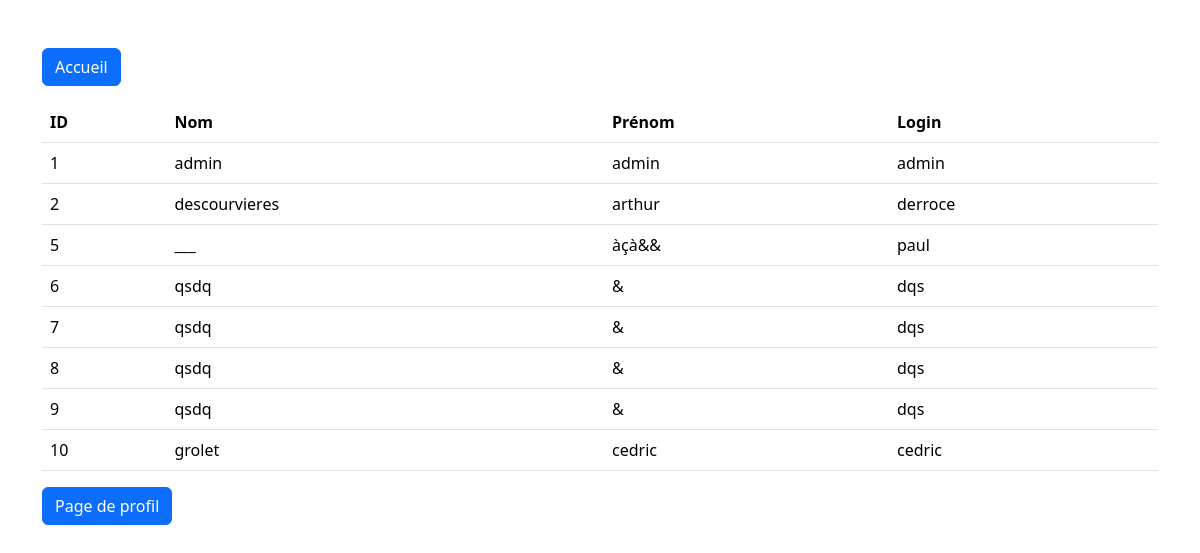
The app's page /admin.php with its own data.
### tables this page shows
CREATE TABLE `utilisateurs` (
  `id` int NOT NULL,
  `login` varchar(255) NOT NULL,
  `prenom` varchar(255) NOT NULL,
  `nom` varchar(255) NOT NULL,
  `password` varchar(255) NOT NULL
);

### admin.php (the view, shortened to what this page needs)
<!DOCTYPE html>
<html lang="en">
<head>
    <link href="https://cdn.jsdelivr.net/npm/bootstrap@5.3.3/dist/css/bootstrap.min.css" rel="stylesheet">
</head>
<body>
    <div class="container mt-5">
        <a href="./index.php" class="btn btn-primary mb-3">Accueil</a>
        <?php
            $mysqli = mysqli_connect("localhost", "root", "", "moduleconnexion");
            $sql = "SELECT id, nom, prenom, login FROM utilisateurs";
            $stmt = $mysqli->prepare($sql);
            $stmt->execute();
            $result = $stmt->get_result();
            echo "<table class='table'>";
            echo "<thead><tr><th>ID</th><th>Nom</th><th>Prénom</th><th>Login</th></tr></thead><tbody>";
            while ($row = $result->fetch_assoc()) {
                echo "<tr>";
                echo "<td>" . htmlspecialchars($row["id"]) . "</td>";
                echo "<td>" . htmlspecialchars($row["nom"]) . "</td>";
                echo "<td>" . htmlspecialchars($row["prenom"]) . "</td>";
                echo "<td>" . htmlspecialchars($row["login"]) . "</td>";
                echo "</tr>";
            }
            echo "</tbody></table>";
        ?>
        <a href="./profil.php" class="btn btn-primary">Page de profil</a>
    </div>
</body>
</html>

### records on screen
utilisateurs: id "1", nom "admin", prenom "admin", login "admin"
utilisateurs: id "2", nom "descourvieres", prenom "arthur", login "derroce"
utilisateurs: id "5", nom "___", prenom "àçà&&", login "paul"
utilisateurs: id "6", nom "qsdq", prenom "&", login "dqs"
utilisateurs: id "7", nom "qsdq", prenom "&", login "dqs"
utilisateurs: id "8", nom "qsdq", prenom "&", login "dqs"
utilisateurs: id "9", nom "qsdq", prenom "&", login "dqs"
utilisateurs: id "10", nom "grolet", prenom "cedric", login "cedric"
